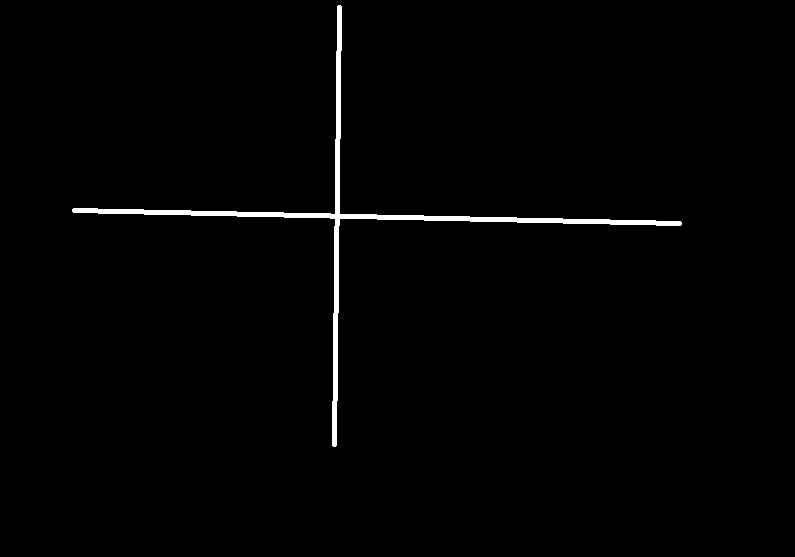
#> input picture test_square.jpg, 795 x 557 px
$ python thick_crosshair.py
#> lines starting #> are read from the running program, lines starting #| are printed output that depends on the picture; after the words box and inside, x2 and y2 are one past the last pixel; in counts of white or black regions, pixels touching at a corner belong together
import cv2
import numpy as np
import math

def pca_angle_and_center(binary):
    ys, xs = np.where(binary > 0)
    pts = np.column_stack((xs, ys)).astype(np.float32)
    if len(pts) < 50:
        return None

    # Center (centroid)
    cx, cy = pts.mean(axis=0)

    # PCA
    pts0 = pts - np.array([cx, cy], dtype=np.float32)
    cov = np.cov(pts0.T)
    eigvals, eigvecs = np.linalg.eig(cov)
    v = eigvecs[:, np.argmax(eigvals)]  # principal direction
    theta = math.degrees(math.atan2(v[1], v[0]))  # angle of principal axis

    return cx, cy, theta

def detect_crosshair_pca(path, debug_out="overlay.png"):
#> called with path = 'test_square.jpg', debug_out = 'overlay.png'
    img = cv2.imread(path)
#> img is the input picture: shape (557, 795, 3); min 0, max 255, mean 3
    gray = cv2.cvtColor(img, cv2.COLOR_BGR2GRAY) # Convert to Grayscale

    # cv2.imwrite("out_1.png",gray)
    _, bw = cv2.threshold(gray, 0, 255, cv2.THRESH_BINARY + cv2.THRESH_OTSU) # Apply Threshhold
#> bw: shape (557, 795); 1.2% white; 1 white region, box (x1, y1, x2, y2) and area: (72, 5, 682, 447) 5228

    cv2.imwrite("out_1.png",gray)
    cv2.imwrite("out_2.png",bw)
    bw = ensure_white_foreground_center_roi(gray, bw, roi_w_frac=0.2, roi_h_frac=0.2)
#| image shape before crop: - height:557	width:795
#| image shape after crop: - height:111	width:159
#> in crop_center_roi, `roi = img[y0:y1, x0:x1]`:
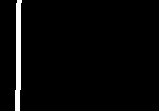
#> roi: shape (111, 159); min 0, max 255, mean 8
#> in ensure_white_foreground_center_roi, `gray_roi, (x0, y0, x1, y1) = crop_center_roi(gray, roi_w_frac, roi_h_f..`: x0 = 318; y0 = 223; x1 = 477; y1 = 334
#| xx.image shape before crop: - height:557	width:795
#| image shape before crop: - height:557	width:795
#| image shape after crop: - height:111	width:159
#> in crop_center_roi (call 2), `roi = img[y0:y1, x0:x1]`: roi: shape (111, 159); 3.1% white; 1 white region, box (x1, y1, x2, y2) and area: (15, 0, 22, 111) 555
#| xx.image shape after crop: - height:111	width:159
#> in choose_component_nearest_center, `n, labels, stats, centroids = cv2.connectedComponentsWithStats(bw, con..`: n = 2; stats = [[0, 0, 159, 111, 17094], [15, 0, 7, 111, 555]]; centroids = [[80.99, 55], [17.84, 55]]
#> the loop in choose_component_nearest_center, `for label in range(1, n):` made 1 pass
#> (area, cxi, cyi, d2, best_d2) on pass 1: (555, 17.84, 55, 3740.8, 3740.8)
#> after the loop in choose_component_nearest_center, `for label in range(1, n):`: best_d2 = 3740.8; best_label = 1
#> in ensure_white_foreground_center_roi, `bg = ~fg`:
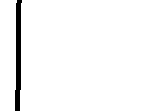
#> bg: shape (111, 159) bool; 96.9% white; 1 black region, box (x1, y1, x2, y2) and area: (15, 0, 22, 111) 555
#> in ensure_white_foreground_center_roi, `fg_mean = float(gray_roi[fg].mean())`: fg_mean = 254.2
#> in ensure_white_foreground_center_roi, `bg_mean = float(gray_roi[bg].mean())`: bg_mean = 0.0236
#> in ensure_white_foreground_center_roi, `bw = 255 - bw`:
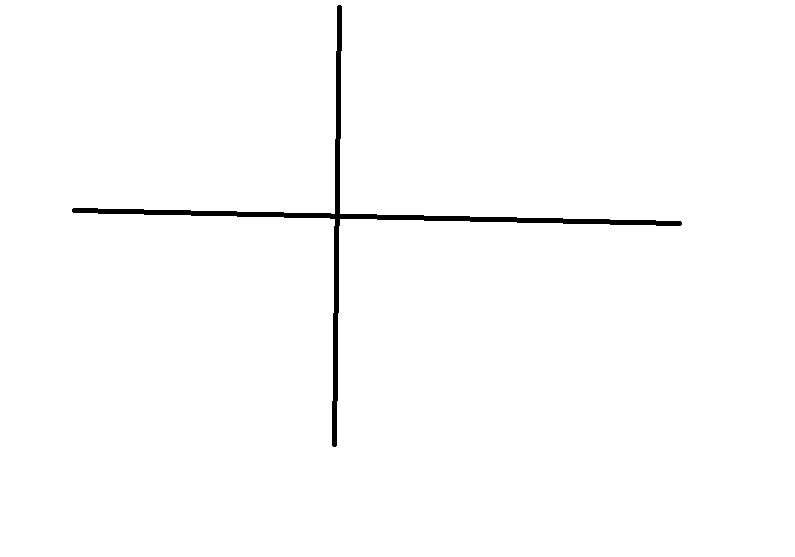
#> bw: shape (557, 795); 98.8% white; 1 black region, box (x1, y1, x2, y2) and area: (72, 5, 682, 447) 5228
#| xxx.image shape after crop: - height:557	width:795
    cv2.imwrite("out_3.png",bw)

    # cv2.imwrite("out_2.png",bw)
    gray = cv2.GaussianBlur(bw, (5,5), 0)
    # cv2.imwrite("out_3.png",gray)

    # Binary segmentation: choose one
    # _, bw = cv2.threshold(gray, 0, 255, cv2.THRESH_BINARY + cv2.THRESH_OTSU)
    bw = cv2.adaptiveThreshold(gray, 255, cv2.ADAPTIVE_THRESH_GAUSSIAN_C,
                               cv2.THRESH_BINARY, 51, 5)
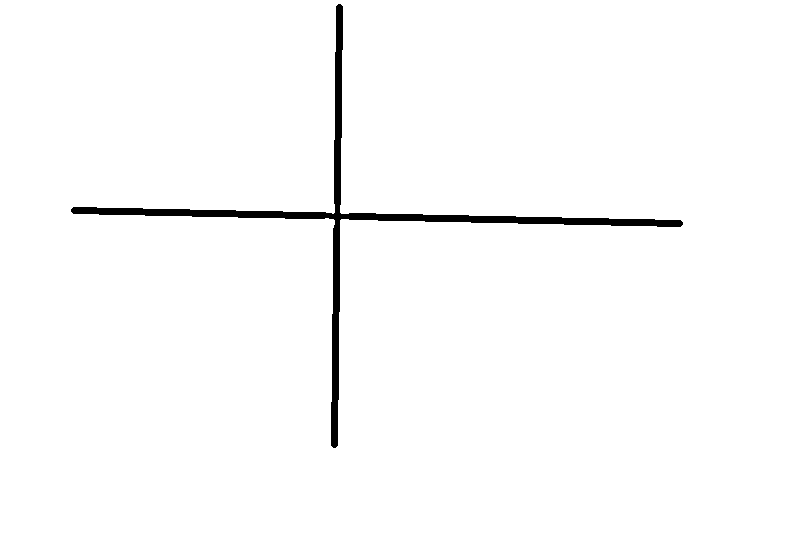
#> bw: shape (557, 795); 98.4% white; 1 black region, box (x1, y1, x2, y2) and area: (71, 4, 683, 448) 7227
    # cv2.imwrite("out_4.png",bw)

    # If crosshair is dark on bright background, invert:
    # bw = 255 - bw
    bw = ensure_white_foreground(gray, bw) # Convert to white cross
#> in ensure_white_foreground, `num, labels, stats, _ = cv2.connectedComponentsWithStats(bw, connectiv..`: num = 2; stats = [[71, 4, 612, 444, 7227], [0, 0, 795, 557, 435588]]
#> in ensure_white_foreground, `areas = stats[1:, cv2.CC_STAT_AREA]`: areas = [435588]
#> in ensure_white_foreground, `fg_label = 1 + np.argmax(areas)`: fg_label = 1
#> in ensure_white_foreground, `fg_mean = float(gray[fg_mask].mean())`: fg_mean = 254.9
#> in ensure_white_foreground, `bg_mean = float(gray[bg_mask].mean())`: bg_mean = 76.28

    # Clean up
    k = cv2.getStructuringElement(cv2.MORPH_RECT, (3,3))
    bw2 = cv2.morphologyEx(bw, cv2.MORPH_OPEN, k, iterations=1)
    bw2 = cv2.morphologyEx(bw2, cv2.MORPH_CLOSE, k, iterations=1)
#> bw2: shape (557, 795); 1.6% white; 1 white region, box (x1, y1, x2, y2) and area: (71, 4, 683, 448) 7229

    # Keep largest connected component (or closest to image center)
    num, labels, stats, centroids = cv2.connectedComponentsWithStats(bw2, connectivity=8)
#> num = 2; stats = [[0, 0, 795, 557, 435586], [71, 4, 612, 444, 7229]]; centroids = [[397.6, 279], [360, 220.4]]
    if num <= 1:
        return None

    # Ignore background label 0
    areas = stats[1:, cv2.CC_STAT_AREA]
#> areas = [7229]
    best = 1 + np.argmax(areas)
#> best = 1
    mask = (labels == best).astype(np.uint8) * 255

    res = pca_angle_and_center(mask)
#> in pca_angle_and_center, `ys, xs = np.where(binary > 0)`: ys = 7229 values from 4 to 447; xs = 7229 values, max 682 at index 5291, min 71 at index 1511, mean 360
#> in pca_angle_and_center, `pts = np.column_stack((xs, ys)).astype(np.float32)`: pts = 7229 pairs, first value 71 to 682, second value 4 to 447
#> in pca_angle_and_center, `cx, cy = pts.mean(axis=0)`: cx = 360; cy = 220.4
#> in pca_angle_and_center, `pts0 = pts - np.array([cx, cy], dtype=np.float32)`: pts0 = 7229 pairs, first value -289 to 322, second value -216.4 to 226.6
#> in pca_angle_and_center, `cov = np.cov(pts0.T)`: cov = [[18626.1, 221.1], [221.1, 6991.8]]
#> in pca_angle_and_center, `eigvals, eigvecs = np.linalg.eig(cov)`: eigvals = [18630.3, 6987.6]; eigvecs = [[1, -0.019], [0.019, 1]]
#> in pca_angle_and_center, `v = eigvecs[:, np.argmax(eigvals)]`: v = [1, 0.019]
#> in pca_angle_and_center, `theta = math.degrees(math.atan2(v[1], v[0]))`: theta = 1.09
#> res = (360, 220.4, 1.09)
    if res is None:
        return None
    cx, cy, theta = res
#> cx = 360; cy = 220.4; theta = 1.09

    # Debug overlay
    overlay = img.copy()
    cv2.drawMarker(overlay, (int(round(cx)), int(round(cy))), (0,0,255),
                   markerType=cv2.MARKER_CROSS, markerSize=25, thickness=2)
#> overlay: shape (557, 795, 3); 0.03% of pixels changed, all inside (x1, y1, x2, y2) = (347, 207, 374, 234)

    # draw principal axis line
    L = 200
    rad = math.radians(theta)
#> rad = 0.019
    x2 = int(round(cx + L * math.cos(rad)))
#> x2 = 560
    y2 = int(round(cy + L * math.sin(rad)))
#> y2 = 224
    x1 = int(round(cx - L * math.cos(rad)))
#> x1 = 160
    y1 = int(round(cy - L * math.sin(rad)))
#> y1 = 217
    cv2.line(overlay, (x1,y1), (x2,y2), (0,255,0), 2)
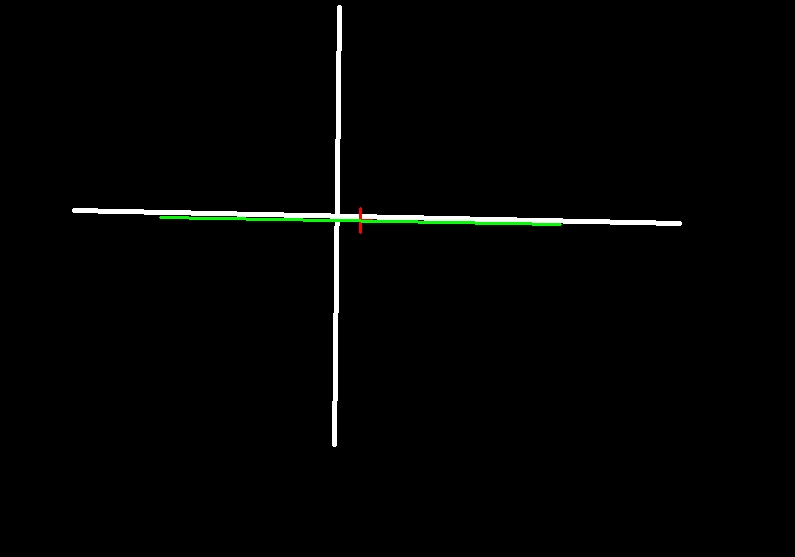
#> overlay: shape (557, 795, 3); mean B, G, R 3, 3.7, 3

    cv2.imwrite(debug_out, overlay)

    return {"x": cx, "y": cy, "theta_deg": theta, "debug_image": debug_out}

def ensure_white_foreground(gray, bw):
    """
    Ensures that the crosshair (foreground) is white (255) in bw.
    If the detected foreground is brighter than the background in the
    grayscale image, the binary image is inverted.

    Parameters
    ----------
    gray : uint8 grayscale image
    bw   : uint8 binary image (0 or 255)

    Returns
    -------
    bw_out : uint8 binary image with white foreground
    """

    # Make sure bw is 0/255
    bw = (bw > 0).astype(np.uint8) * 255

    # Foreground mask (assume largest non-zero region is crosshair)
    num, labels, stats, _ = cv2.connectedComponentsWithStats(bw, connectivity=8)

    if num <= 1:
        # Nothing detected; return as-is
        return bw

    # Ignore label 0 (background), choose largest component
    areas = stats[1:, cv2.CC_STAT_AREA]
    fg_label = 1 + np.argmax(areas)
    fg_mask = (labels == fg_label)

    bg_mask = ~fg_mask

    # Mean grayscale values
    fg_mean = float(gray[fg_mask].mean())
    bg_mean = float(gray[bg_mask].mean())

    # If foreground is brighter than background, invert
    if fg_mean > bg_mean:
        bw = 255 - bw

    return bw

def crop_center_roi(img, roi_w_frac=0.5, roi_h_frac=0.5):
    """
    Crop a centered ROI from an image.

    Parameters
    ----------
    img : np.ndarray
        Input image (grayscale or color).
    roi_w_frac : float
        Fraction of image width to keep (0 < roi_w_frac <= 1).
    roi_h_frac : float
        Fraction of image height to keep (0 < roi_h_frac <= 1).

    Returns
    -------
    roi : np.ndarray
        Cropped ROI view of the image.
    bbox : tuple
        (x0, y0, x1, y1) ROI bounds in the original image coordinates.
    """
    h, w = img.shape[:2]
    print(f"image shape before crop: - height:{h}\twidth:{w}",)
    roi_w = max(1, int(round(w * roi_w_frac)))
    roi_h = max(1, int(round(h * roi_h_frac)))
    print(f"image shape after crop: - height:{roi_h}\twidth:{roi_w}",)

    x0 = (w - roi_w) // 2
    y0 = (h - roi_h) // 2
    x1 = x0 + roi_w
    y1 = y0 + roi_h

    roi = img[y0:y1, x0:x1]
    return roi, (x0, y0, x1, y1)


def choose_component_nearest_center(binary_roi):
    """
    Given a binary ROI (0/255), return a mask (0/255) of the connected component
    whose centroid is closest to the ROI center. Returns None if no components.
    """
    bw = (binary_roi > 0).astype(np.uint8) * 255
    h, w = bw.shape[:2]
    cx0, cy0 = (w - 1) / 2.0, (h - 1) / 2.0

    n, labels, stats, centroids = cv2.connectedComponentsWithStats(bw, connectivity=8)
    if n <= 1:
        return None

    # labels: 0 is background, 1..n-1 are components
    best_label = None
    best_d2 = None

    for label in range(1, n):
        area = stats[label, cv2.CC_STAT_AREA]
        if area < 20:
            continue  # ignore tiny specks

        cxi, cyi = centroids[label]
        d2 = (cxi - cx0) ** 2 + (cyi - cy0) ** 2
        if best_d2 is None or d2 < best_d2:
            best_d2 = d2
            best_label = label

    if best_label is None:
        return None

    mask = (labels == best_label).astype(np.uint8) * 255
    return mask


def ensure_white_foreground_center_roi(gray, bw, roi_w_frac=0.5, roi_h_frac=0.5):
    """
    ROI-based polarity check:
    - crops a centered ROI
    - finds the component nearest ROI center
    - compares mean gray of that component vs ROI background
    - inverts bw if needed so the crosshair becomes white (255)

    Returns
    -------
    bw_out : uint8 binary image (0/255) in full image size
    """
    bw = (bw > 0).astype(np.uint8) * 255

    gray_roi, (x0, y0, x1, y1) = crop_center_roi(gray, roi_w_frac, roi_h_frac)

    h,w = bw.shape[:2]
    print(f"xx.image shape before crop: - height:{h}\twidth:{w}",)

    bw_roi, _ = crop_center_roi(bw, roi_w_frac, roi_h_frac)
    h,w = bw_roi.shape[:2]
    print(f"xx.image shape after crop: - height:{h}\twidth:{w}",)

    fg_mask_roi = choose_component_nearest_center(bw_roi)
    if fg_mask_roi is None:
        print("Nothing useable detected")
        return bw  # nothing usable detected

    fg = fg_mask_roi > 0
    bg = ~fg

    # If ROI background mask is empty (unlikely), skip inversion logic
    if bg.sum() == 0 or fg.sum() == 0:
        print("Nothing useable detected")
        return bw

    fg_mean = float(gray_roi[fg].mean())
    bg_mean = float(gray_roi[bg].mean())

    # If foreground is brighter than background, invert full binary image
    if fg_mean > bg_mean:
        bw = 255 - bw

    h,w = bw.shape[:2]
    print(f"xxx.image shape after crop: - height:{h}\twidth:{w}",)

    return bw


detect_crosshair_pca("test_square.jpg", debug_out="overlay.png")
